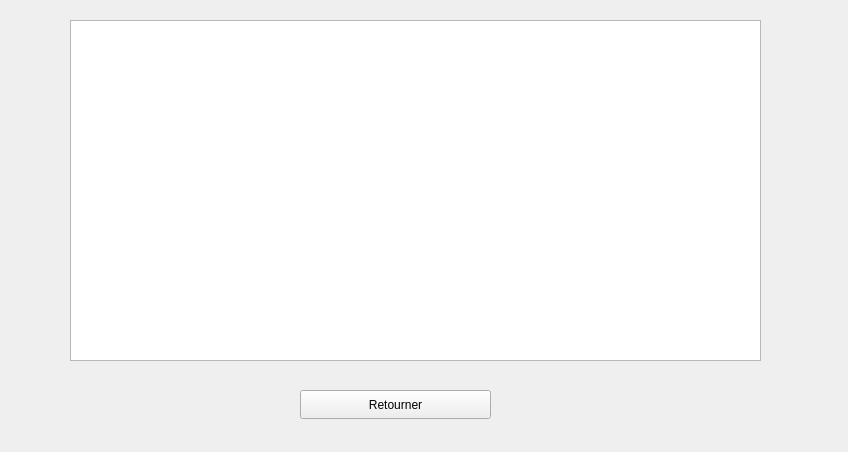
<?xml version="1.0" encoding="UTF-8"?>
<ui version="4.0">
 <class>Affichages</class>
 <widget class="QWidget" name="Affichages">
  <property name="geometry">
   <rect>
    <x>0</x>
    <y>0</y>
    <width>848</width>
    <height>452</height>
   </rect>
  </property>
  <property name="windowTitle">
   <string>Form</string>
  </property>
  <widget class="QTableView" name="LesVues">
   <property name="geometry">
    <rect>
     <x>70</x>
     <y>20</y>
     <width>691</width>
     <height>341</height>
    </rect>
   </property>
  </widget>
  <widget class="QPushButton" name="pushButton">
   <property name="geometry">
    <rect>
     <x>300</x>
     <y>390</y>
     <width>191</width>
     <height>29</height>
    </rect>
   </property>
   <property name="text">
    <string>Retourner</string>
   </property>
  </widget>
 </widget>
 <resources/>
 <connections/>
</ui>
